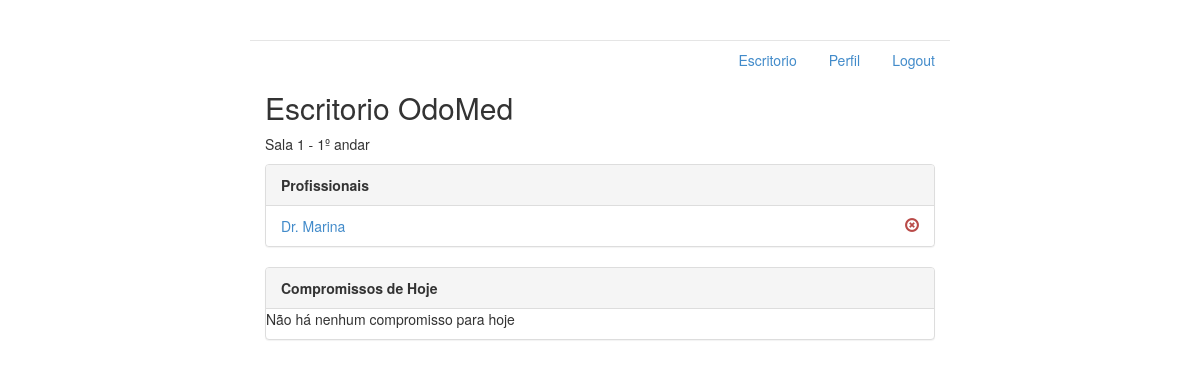
Before: / with the older database file.
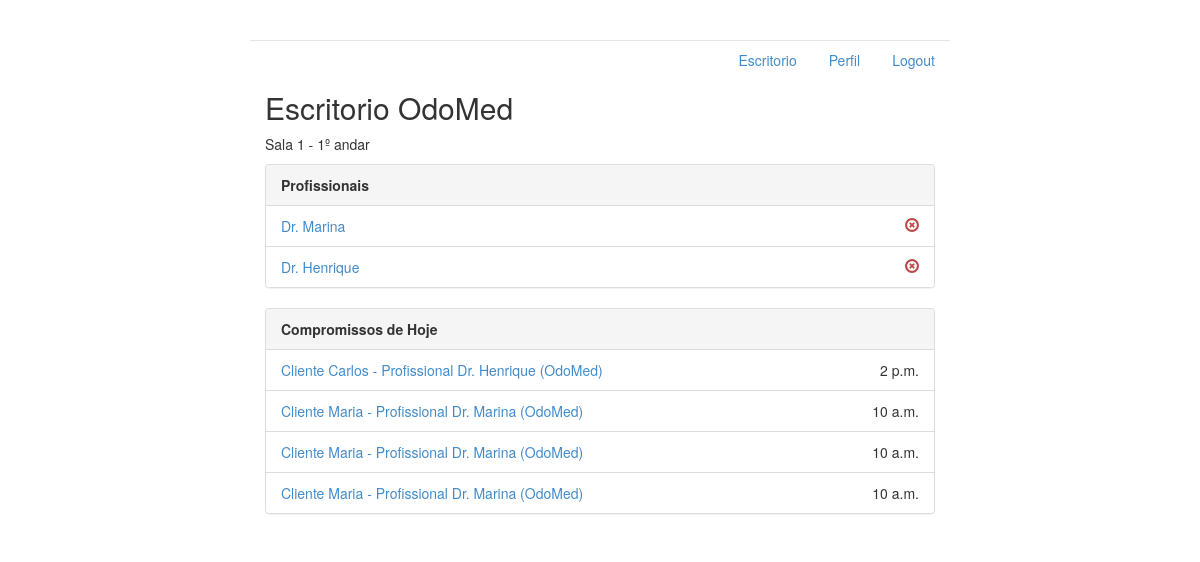
After: the same page with the newer database file.
### agenda/models.py (models this page shows, shortened)
class Escritorio(models.Model):
    nome_escritorio = models.CharField(max_length=120)
    servico = models.CharField(max_length=120)
    def __init__(self, *args, **kwargs):
        super().__init__(*args, **kwargs)
    def __str__(self):
        return self.nome_escritorio

class Sala(models.Model):
    numero = models.CharField(max_length=3)
    andar = models.CharField(max_length=2)
    escritorio = models.ForeignKey(Escritorio, on_delete=models.CASCADE, related_name='salas', null=True)
    def __init__(self, *args, **kwargs):
        super().__init__(*args, **kwargs)

class Profissional(models.Model):
    nome = models.CharField(max_length=120)
    telefone = models.CharField(max_length=10)
    profissao = models.CharField(max_length=120)
    disponivel = models.BooleanField()
    escritorio = models.ForeignKey(Escritorio, on_delete=models.CASCADE, related_name="profissionais")
    def __init__(self, *args, **kwargs):
        super().__init__(*args, **kwargs)
        self.disponivel = False
    def __str__(self):
        return 'Profissional %s' % (self.nome)

class ItemAgenda(models.Model):
    profissional = models.ForeignKey(Profissional, on_delete=models.CASCADE, related_name='agenda_profissional')
    horario = models.TimeField()
    data = models.DateField()
    cliente = models.ForeignKey(Cliente, on_delete=models.CASCADE, related_name='agenda_cliente')
    escritorio = models.ForeignKey(Escritorio, on_delete=models.CASCADE, related_name='agenda_escritorio')
    SITUACAO = (
        ('A','Agendado'),
        ('R','Realizado'),
        ('C','Cancelado'),
    )
    situacao = models.CharField(max_length=1, choices=SITUACAO, default='A')
    def __init__(self, *args, **kwargs):
        super().__init__(*args, **kwargs)
    def __str__(self):
        return '%s - %s (%s)' % (self.cliente, self.profissional, self.escritorio)

class Cliente(models.Model):
    nome = models.CharField(max_length=120)
    telefone = models.CharField(max_length=10)
    cpf = models.IntegerField(11)
    def __init__(self, *args, **kwargs):
        super().__init__(*args, **kwargs)
    def __str__(self):
        return 'Cliente %s' % (self.nome)

### agenda/views.py (the view)
# urls.py: url(r'^$', views.index, name='index'),
def index(request):
    perfil = perfilLogado()
    escritorio = perfil.escritorio
    profissionais = Profissional.objects.filter(escritorio=escritorio)
    salas = Sala.objects.filter(escritorio=escritorio)
    compromissos = ItemAgenda.objects.filter(escritorio=escritorio, data=date.today())
    return render(request,'index.html', {'escritorio':escritorio, 'profissionais':profissionais, 'salas':salas,
                                         'compromissos':compromissos, 'perfilLogado':perfil})

### agenda/views.py (called while the page is built)
def perfilLogado():
    return Profissional.objects.get(id=1)

### agenda/templates/index.html
{% extends 'base.html' %}
{% block body %}
    <h2>Escritorio {{ escritorio.nome_escritorio }}</h2>
    {% for sala in salas %}
        <p>Sala {{ sala.numero }} - {{ sala.andar }}º andar</p>
    {% endfor %}
    <div class="panel panel-default">
        <div class="panel-heading">
            <strong>Profissionais</strong>
        </div>
        {% if profissionais %}
            <ul class="list-group">
            {% for profissional in profissionais %}
                <li class="list-group-item">
                    <a href="{% url 'perfil' profissional.id %}">{{ profissional.nome }}</a>
                    {% if profissional.disponivel %}
                        <span class="gglyphicon glyphicon-ok-circle text-success pull-right" aria-hidden="true"></span>
                    {% else %}
                        <span class="glyphicon glyphicon-remove-circle text-danger pull-right" aria-hidden="true"></span>
                    {% endif %}
                </li>
            {% endfor %}
            </ul>
        {% else %}
            <p>Não há nenhum profissional</p>
        {% endif %}
    </div>
    <div class="panel panel-default">
        <div class="panel-heading">
            <strong>Compromissos de Hoje</strong>
        </div>
        {% if compromissos %}
            <ul class="list-group">
            {% for compromisso in compromissos %}
                <li class="list-group-item">
                    <a href="{% url 'compromisso' compromisso.id %}">{{ compromisso }}</a>
                    <p class="pull-right">{{ compromisso.horario }}</p>
                </li>
            {% endfor %}
            </ul>
        {% else %}
            <p>Não há nenhum compromisso para hoje</p>
        {% endif %}
    </div>
{% endblock %}

### agenda/templates/base.html (shortened to what this page needs)
{% load staticfiles %}
<html lang="pt">
<head>
    <link href="{% static 'styles/bootstrap.css' %}" rel="stylesheet"/>
    <link href="{% static 'styles/main.css' %}" rel="stylesheet"/>
</head>
<body>
    <div class="container">
         <div class="header">
            <ul class="nav nav-pills pull-right">
                <li class=""><a href="{% url 'index' %}">Escritorio</a></li>
                <li class=""><a href="{% url 'perfil' perfilLogado.id %}">Perfil</a></li>
                <li class=""><a href="#">Logout</a></li>
            </ul>
        </div>
        <div class="container">
            {% block body %}
            {% endblock %}
        </div>
    </div>
</body>
</html>

### agenda/static/styles/main.css (style rules this page uses)
body { padding-top: 20px; padding-bottom: 20px; }
.header, .content, .footer { padding-left: 15px; padding-right: 15px; }
.header { border-bottom: 1px solid #e5e5e5; }
@media (min-width: 768px) { .container { max-width: 730px; } }
@media screen and (min-width: 768px) { .header, .content, .footer { padding-left: 0; padding-right: 0; } }
@media screen and (min-width: 768px) { .header { margin-bottom: 30px; } }

Changed rows visible on the page:
added Profissional: nome "Dr. Henrique", disponivel False (drawn)
added ItemAgenda: cliente+profissional+escritorio "Cliente Carlos - Profissional Dr. Henrique (OdoMed)", horario "2 p.m."
added ItemAgenda: cliente+profissional+escritorio "Cliente Maria - Profissional Dr. Marina (OdoMed)", horario "10 a.m."
added ItemAgenda: cliente+profissional+escritorio "Cliente Maria - Profissional Dr. Marina (OdoMed)", horario "10 a.m."
added ItemAgenda: cliente+profissional+escritorio "Cliente Maria - Profissional Dr. Marina (OdoMed)", horario "10 a.m."
Other visible differences:
text no longer shown: "Não há nenhum compromisso para hoje"
